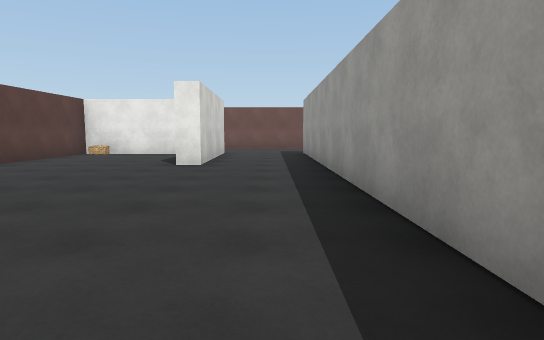
[1] (above)

15 first-person views from a walk through a Unity game level. The camera is 1.3 m above the floor, tilts 6° down and sees 75° across. The floor is counted in squares, 2 m on a side. Each view is taken from the middle of a square. On the plan, view 1 faces up. The plan holds only what a view shows up to about 10 squares ahead; the rest is blank. The player character is not drawn. Surface patterns are stand-ins for the level's own textures.

[2]
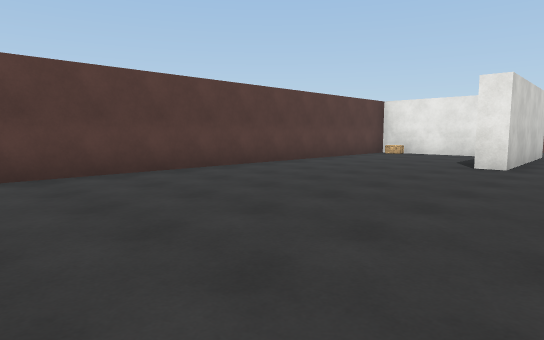

[3]
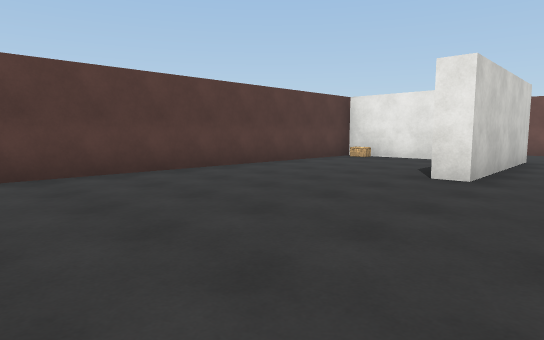

[4]
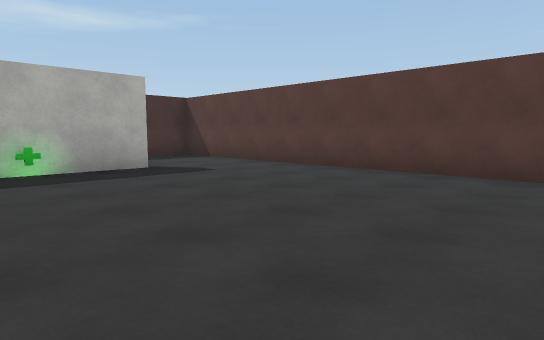

[5]
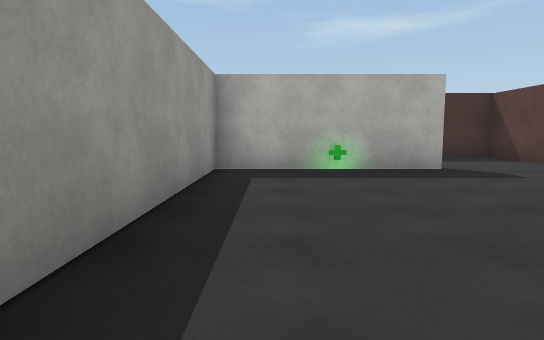

[6]
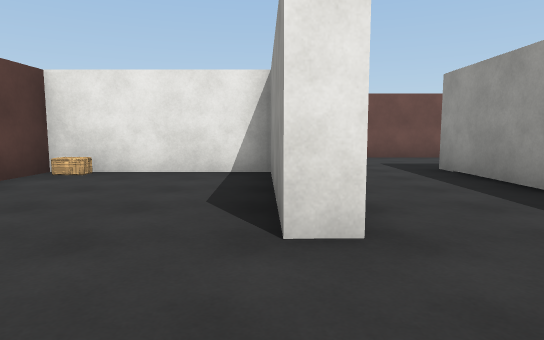

[7]
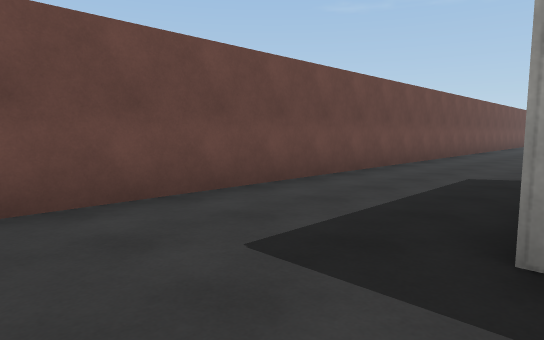

[8]
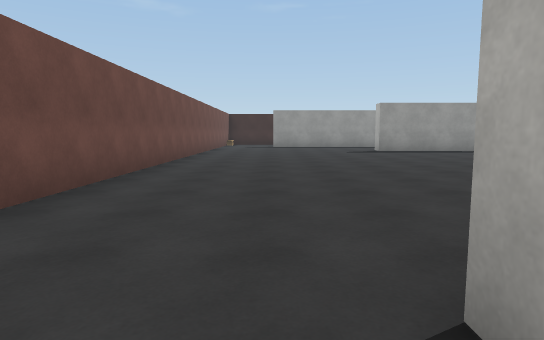

[9]
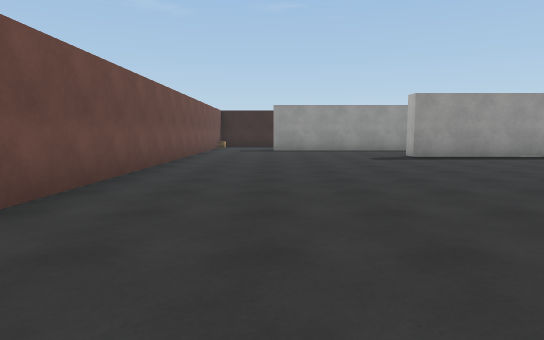

[10]
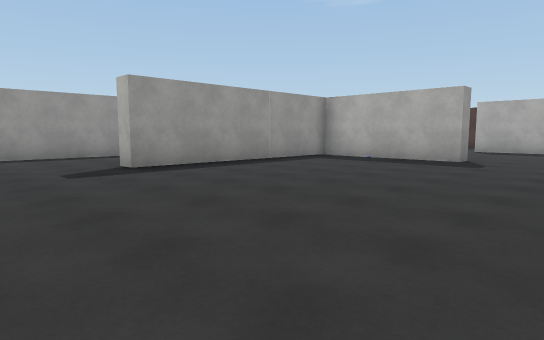

[11]
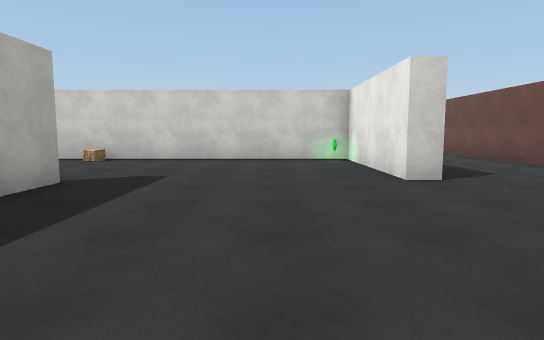

[12]
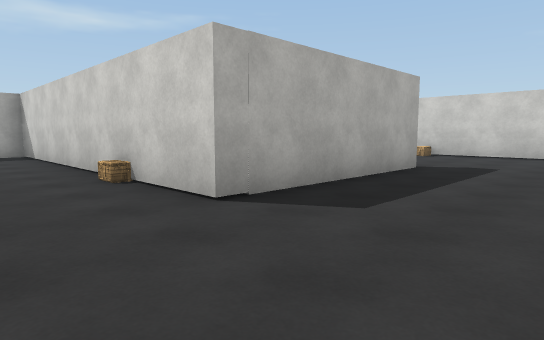

[13]
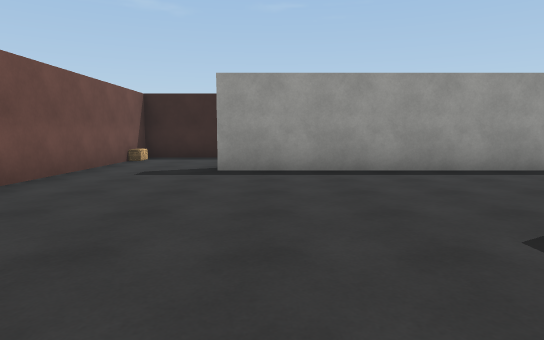

[14]
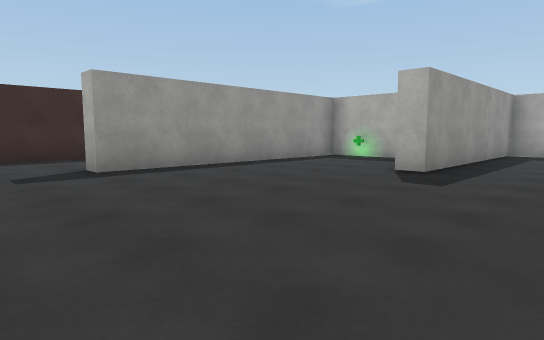

[15]
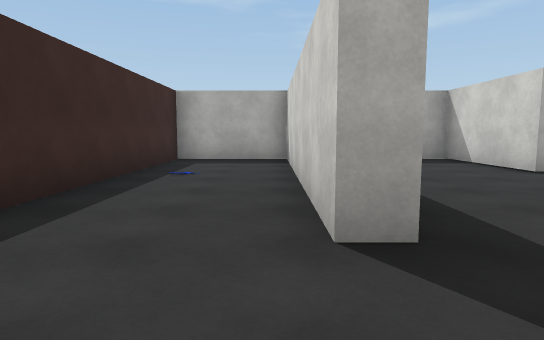

### Floor plan
Points are (right, up) in squares from view 1. A wall is a line through its corners. A room is listed if a view was taken in it or the views show most of it. See-through windows are left out.
Room 1 (views 1, 2, 3, 4, 5, 6)
walls: (-1.4, 7.1) (-1.9, 7.1) (-2, 10.8) (-5.7, 10.8) (-5.7, -1.6); (-3.1, -2.3) (1, -2.3) (1, 6.4)
ways out: opening at (-4.5, -2) to room 2; opening at (-0.5, 7) to room 2
Room 2 (views 7, 8, 9, 10, 11, 12, 13, 14, 15)
walls: (5.4, 6.2) (10, 6.2) (10, -2.3); (12.6, 2) (12.6, 2.5) (16.2, 2.5) (16.2, 8.3) (16.7, 8.3) (16.7, 5.3) (19.6, 5.3); (4.8, 11.3) (5.2, 11.3) (5.2, 10.8) (1.5, 10.8) (1.5, 3.8); (1, 6.4) (1, 11.4); (20.1, 5.9) (20.1, 11.9) (20.6, 11.9) (20.6, 5.3) (23.3, 5.3) (23.3, 14.3) (-2, 14.3); (-1.5, 11.4) (-1.4, 7.1); (-5.7, -1.6) (-5.7, -5.3) (-4.4, -5.3)
ways out: opening at (-4.5, -2) to room 1; opening at (-0.5, 7) to room 1
objects: other object (2, 5); other object (2, 10); other object (19, 6)

Where each view was taken, in squares from view 1:
view 1: 0 up, 0 right, facing up
view 2: 0 up, 0 right, facing up-left
view 3: 2 up, 0 right, facing up-left
view 4: 4 up, 0 right, facing down-left
view 5: 4 up, 0 right, facing down
view 6: 5 up, 2 left, facing up
view 7: 11 up, 1 left, facing up-right
view 8: 12 up, 4 right, facing right
view 9: 12 up, 7 right, facing right
view 10: 11 up, 10 right, facing down-right
view 11: 9 up, 10 right, facing left
view 12: 9 up, 12 right, facing down-left
view 13: 11 up, 14 right, facing right
view 14: 14 up, 14 right, facing down-right
view 15: 14 up, 21 right, facing down
